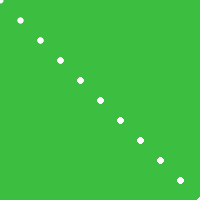
Frame 1 (no input)
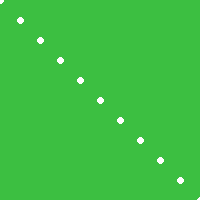
Frame 60 (the mouse pressed at the canvas centre just before this capture)
Frame 120 (the mouse held since frame 60 and released just before this capture): identical to frame 60, image omitted

The Processing sketch that drew these frames (run headless with seeded random() and noise(); from frame 60 on, the mouse is pressed at the canvas centre):

// Processing sketch: processing_94437
// ── processing_94437.pde

//Wictor Hugo da Cruz - Exercicio diagonal
  
void setup (){
  size(200,200);
  background (#3CBF41);
}
  void draw (){
    fill (255);
    stroke(255);
    strokeWeight (6);{
       for (int mouseX=0; mouseX<200; mouseX=mouseX+20)
       for (int mouseY=0; mouseY<200; mouseY=mouseY+20)
  point (mouseX+mouseY, mouseY+mouseX);
  }
    
  }
